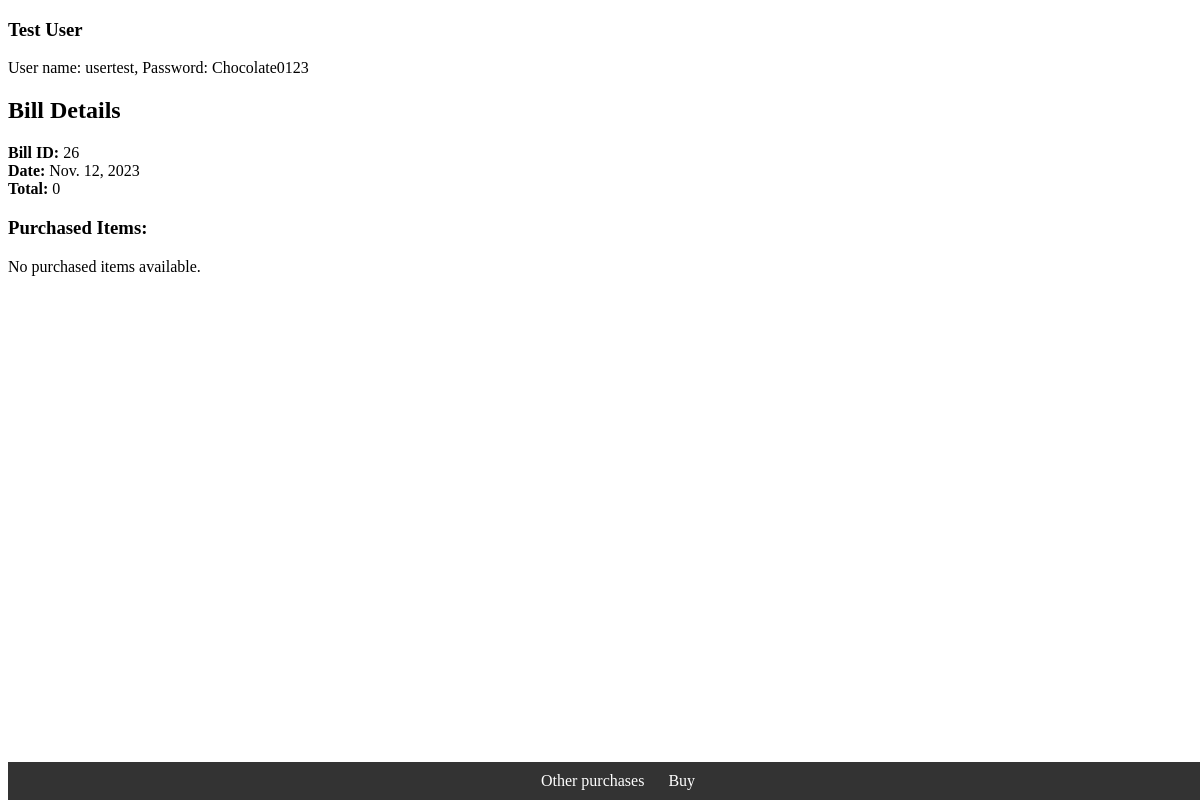
/juiceapp/bills/bill26/, run on an earlier commit of the app's database.
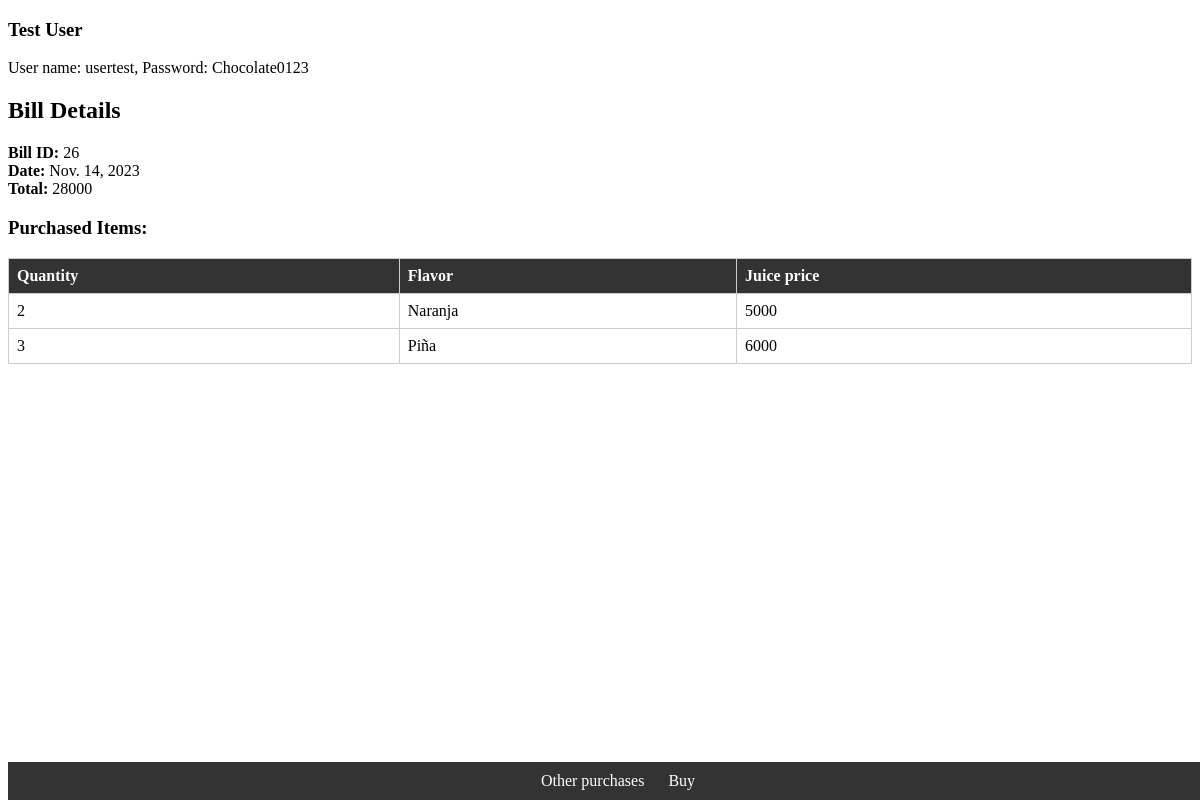
And on a later commit of the database.
### juiceapp/models.py (models this page shows)
class Sale(models.Model):
    client = models.ForeignKey(User, on_delete=models.CASCADE)
    date = models.DateField(auto_now=True)
    is_completed = models.BooleanField(default=False)

class SaleItem(models.Model):
    sale = models.ForeignKey(Sale, on_delete=models.CASCADE)
    juice = models.ForeignKey(Juice, on_delete=models.CASCADE)
    quantity = models.IntegerField(default=1)

class Juice(models.Model):
    name = models.CharField(max_length=128, unique=True)
    price = models.IntegerField()
    def __str__(self):
        return self.name

### juiceapp/views.py (the view)
# urls.py: path('juiceapp/bills/bill<int:sale_id>/', views.bill_detail, name='bill_detail'),
def bill_detail(request, sale_id):
    sale = get_object_or_404(Sale, id=sale_id)
    items = SaleItem.objects.filter(sale=sale)
    subtotals = list()
    for item in items:
        subtotals.append(item.juice.price * item.quantity)
    return render(request, 'bill.html', {
        'bill': sale,
        'items': items,
        'subtotals': subtotals,
        'total': sum(subtotals)
        })

### juiceapp/templates/bill.html (shortened to what this page needs)
{% extends "base.html" %}
{% block content %}
  <h2>Bill Details</h2>
  <strong>Bill ID:</strong> {{ bill.id }}<br>
  <strong>Date:</strong> {{ bill.date }}<br>
  <strong>Total:</strong> {{ total }}<br>
  <h3>Purchased Items:</h3>
  {% if items %}
    <table>
        <tr>
            <th>Quantity</th>
            <th>Flavor</th>
            <th>Juice price</th>
        </tr>
        {% for item in items %}
            <tr>
                <td>{{ item.quantity }}</td>
                <td>{{ item.juice }}</td>
                <td>{{ item.juice.price }}</td>
            </tr>
        {% endfor %}
    </table>
  {% else %}
    <p>No purchased items available.</p>
  {% endif %}
{% endblock %}
{% block footer %}
  <a href="/juiceapp/bills">Other purchases</a>
  <a href="/juiceapp/purchase">Buy</a>
{% endblock %}

What changed in the data, as far as the page shows it:
changed Sale id 26: date "Nov. 12, 2023" → "Nov. 14, 2023"
added SaleItem: quantity "2", juice "Naranja", juice.price "5000"
added SaleItem: quantity "3", juice "Piña", juice.price "6000"
Also different on the page:
{{ total }}: "0" → "28000"
text no longer shown: "No purchased items available."
text now shown: "Quantity Flavor Juice price"
